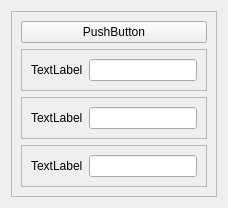
                   <widget class="QWidget" name="page_12">
                    <layout class="QGridLayout" name="gridLayout_17">
                     <item row="0" column="0">
                      <widget class="QFrame" name="frame_45">
                       <property name="frameShape">
                        <enum>QFrame::StyledPanel</enum>
                       </property>
                       <property name="frameShadow">
                        <enum>QFrame::Raised</enum>
                       </property>
                       <layout class="QVBoxLayout" name="verticalLayout_17">
                        <item>
                         <widget class="QPushButton" name="pushButton_17">
                          <property name="sizePolicy">
                           <sizepolicy hsizetype="Minimum" vsizetype="Minimum">
                            <horstretch>0</horstretch>
                            <verstretch>0</verstretch>
                           </sizepolicy>
                          </property>
                          <property name="text">
                           <string>PushButton</string>
                          </property>
                         </widget>
                        </item>
                        <item>
                         <widget class="QFrame" name="frame_46">
                          <property name="sizePolicy">
                           <sizepolicy hsizetype="Preferred" vsizetype="Maximum">
                            <horstretch>0</horstretch>
                            <verstretch>0</verstretch>
                           </sizepolicy>
                          </property>
                          <property name="frameShape">
                           <enum>QFrame::StyledPanel</enum>
                          </property>
                          <property name="frameShadow">
                           <enum>QFrame::Raised</enum>
                          </property>
                          <layout class="QHBoxLayout" name="horizontalLayout_22">
                           <item>
                            <widget class="QLabel" name="label_19">
                             <property name="sizePolicy">
                              <sizepolicy hsizetype="Maximum" vsizetype="Preferred">
                               <horstretch>0</horstretch>
                               <verstretch>0</verstretch>
                              </sizepolicy>
                             </property>
                             <property name="text">
                              <string>TextLabel</string>
                             </property>
                            </widget>
                           </item>
                           <item>
                            <widget class="QLineEdit" name="lineEdit_4">
                             <property name="sizePolicy">
                              <sizepolicy hsizetype="Maximum" vsizetype="Fixed">
                               <horstretch>0</horstretch>
                               <verstretch>0</verstretch>
                              </sizepolicy>
                             </property>
                            </widget>
                           </item>
                          </layout>
                         </widget>
                        </item>
                        <item>
                         <widget class="QFrame" name="frame_47">
                          <property name="sizePolicy">
                           <sizepolicy hsizetype="Preferred" vsizetype="Maximum">
                            <horstretch>0</horstretch>
                            <verstretch>0</verstretch>
                           </sizepolicy>
                          </property>
                          <property name="frameShape">
                           <enum>QFrame::StyledPanel</enum>
                          </property>
                          <property name="frameShadow">
                           <enum>QFrame::Raised</enum>
                          </property>
                          <layout class="QHBoxLayout" name="horizontalLayout_23">
                           <item>
                            <widget class="QLabel" name="label_46">
                             <property name="sizePolicy">
                              <sizepolicy hsizetype="Maximum" vsizetype="Preferred">
                               <horstretch>0</horstretch>
                               <verstretch>0</verstretch>
                              </sizepolicy>
                             </property>
                             <property name="text">
                              <string>TextLabel</string>
                             </property>
                            </widget>
                           </item>
                           <item>
                            <widget class="QLineEdit" name="lineEdit_5">
                             <property name="sizePolicy">
                              <sizepolicy hsizetype="Maximum" vsizetype="Fixed">
                               <horstretch>0</horstretch>
                               <verstretch>0</verstretch>
                              </sizepolicy>
                             </property>
                            </widget>
                           </item>
                          </layout>
                         </widget>
                        </item>
                        <item>
                         <widget class="QFrame" name="frame_48">
                          <property name="sizePolicy">
                           <sizepolicy hsizetype="Preferred" vsizetype="Maximum">
                            <horstretch>0</horstretch>
                            <verstretch>0</verstretch>
                           </sizepolicy>
                          </property>
                          <property name="frameShape">
                           <enum>QFrame::StyledPanel</enum>
                          </property>
                          <property name="frameShadow">
                           <enum>QFrame::Raised</enum>
                          </property>
                          <layout class="QHBoxLayout" name="horizontalLayout_24">
                           <item>
                            <widget class="QLabel" name="label_47">
                             <property name="sizePolicy">
                              <sizepolicy hsizetype="Maximum" vsizetype="Preferred">
                               <horstretch>0</horstretch>
                               <verstretch>0</verstretch>
                              </sizepolicy>
                             </property>
                             <property name="text">
                              <string>TextLabel</string>
                             </property>
                            </widget>
                           </item>
                           <item>
                            <widget class="QLineEdit" name="lineEdit_6">
                             <property name="sizePolicy">
                              <sizepolicy hsizetype="Maximum" vsizetype="Fixed">
                               <horstretch>0</horstretch>
                               <verstretch>0</verstretch>
                              </sizepolicy>
                             </property>
                            </widget>
                           </item>
                          </layout>
                         </widget>
                        </item>
                       </layout>
                      </widget>
                     </item>
                    </layout>
                   </widget>
